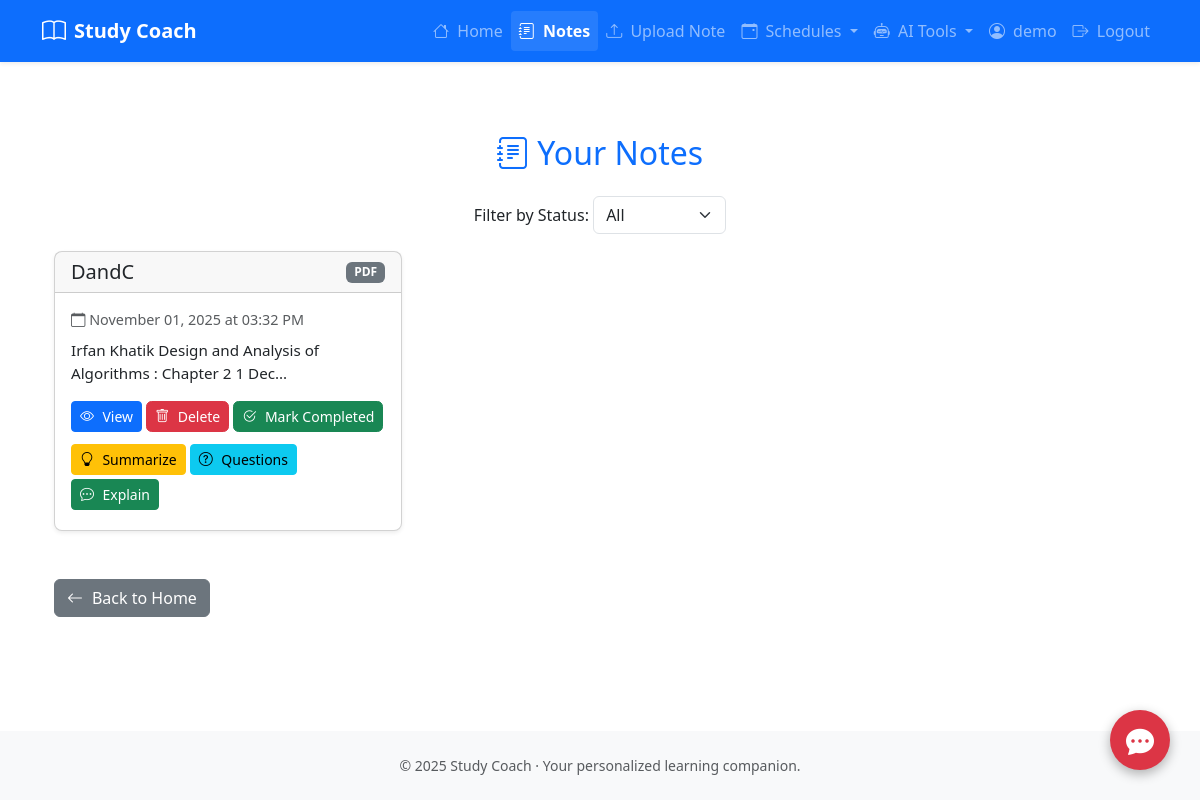
The app's page /notes (signed in) with its own data.
### tables this page shows
CREATE TABLE users (
                id INTEGER PRIMARY KEY AUTOINCREMENT,
                username TEXT UNIQUE NOT NULL,
                password TEXT NOT NULL
            );

CREATE TABLE notes (
                id INTEGER PRIMARY KEY AUTOINCREMENT,
                user_id INTEGER,
                title TEXT NOT NULL,
                content TEXT NOT NULL,
                file_type TEXT NOT NULL,
                upload_date TEXT NOT NULL,
                summary TEXT,
                questions TEXT,
                FOREIGN KEY (user_id) REFERENCES users(id)
            );

### app.py (the view)
@app.route('/notes')
@login_required
def notes():
    conn = get_db_connection()
    all_notes = conn.execute(
        'SELECT * FROM notes WHERE user_id = ? ORDER BY upload_date DESC',
        (session['user_id'],)
    ).fetchall()
    conn.close()
    notes_list = [
        dict(note, upload_date=datetime.fromisoformat(note['upload_date']))
        for note in all_notes
    ]
    return render_template('notes.html', notes=notes_list)

### app.py (called while the page is built)
def get_db_connection():
    conn = sqlite3.connect(DATABASE)
    conn.row_factory = sqlite3.Row
    return conn

@login_manager.user_loader
def load_user(user_id):
    conn = get_db_connection()
    row = conn.execute('SELECT * FROM users WHERE id = ?', (user_id,)).fetchone()
    conn.close()
    if row:
        return User(row['id'], row['username'], row['password'])
    return None

@app.context_processor
def inject_now():
    return {'datetime': datetime, 'current_user': current_user}

### templates/notes.html (shortened to what this page needs)
{% extends "base.html" %} {% block title %}Notes - Study Coach{% endblock %} {%
block content %}
<div class="container mt-5">
  <h2 class="mb-4 text-primary text-center">
    <i class="bi bi-journal-text"></i> Your Notes
  </h2>
  {% if notes %}
  <div class="mb-3 text-center">
    <label for="filterStatus" class="form-label">Filter by Status:</label>
    <select
      id="filterStatus"
      class="form-select w-auto d-inline-block"
      onchange="filterNotes()"
    >
      <option value="all">All</option>
    </select>
  </div>
  <div class="row" id="notesContainer">
    {% for note in notes %}
    <div
      class="col-md-4 mb-4 note-card"
      data-status="{{ 'completed' if note.is_completed else 'pending' }}"
    >
      <div class="card shadow-sm h-100">
        <div
          class="card-header d-flex justify-content-between align-items-center"
        >
          <h5 class="mb-0">{{ note.title }}</h5>
          <span class="badge bg-secondary text-uppercase"
            >{{ note.file_type }}</span
          >
        </div>
        <div class="card-body">
          <p class="text-muted mb-2" style="font-size: 0.9rem">
            <i class="bi bi-calendar"></i> {{ note.upload_date.strftime('%B %d,
            %Y at %I:%M %p') }}
          </p>
          <p class="card-text">
            {{ note.content[:100] }}{% if note.content|length > 100 %}...{%
            endif %}
          </p>
          <a
            href="{{ url_for('view_note', note_id=note.id) }}"
            class="btn btn-primary btn-sm mb-1"
          >
            <i class="bi bi-eye"></i> View
          </a>
          <form
            method="POST"
            action="{{ url_for('delete_note', note_id=note.id) }}"
            style="display: inline"
          >
            <button
              type="submit"
              class="btn btn-danger btn-sm mb-1"
              onclick="return confirm('Are you sure you want to delete this note?')"
            >
              <i class="bi bi-trash"></i> Delete
            </button>
          </form>
          {% if not note.is_completed %}
          <form
            method="POST"
            action="{{ url_for('view_note', note_id=note.id) }}"
            action="{{ url_for('view_note', note_id=note.id) }}"
            style="display: inline"
          >
            <button type="submit" class="btn btn-success btn-sm mb-1">
              <i class="bi bi-check2-circle"></i> Mark Completed
            </button>
          </form>
          {% else %}
          <span class="badge bg-success mb-1">Completed</span>
          {% endif %}
          <div class="mt-2">
            <a
              href="{{ url_for('summarize_note', note_id=note.id) }}"
              class="btn btn-warning btn-sm mb-1"
            >
              <i class="bi bi-lightbulb"></i> Summarize
            </a>
            <a
              href="{{ url_for('questions_route', note_id=note.id) }}"
              class="btn btn-info btn-sm mb-1"
            >
              <i class="bi bi-question-circle"></i> Questions
            </a>
            <a
              href="{{ url_for('explain_note', note_id=note.id) }}"
              class="btn btn-success btn-sm mb-1"
            >
              <i class="bi bi-chat-dots"></i> Explain
            </a>
          </div>
        </div>
      </div>
    </div>
    {% endfor %}
  </div>
  {% else %}
  <p class="text-center text-muted">
    No notes uploaded yet. Start by
    <a href="{{ url_for('upload') }}">uploading a note</a>.
  </p>
  {% endif %}
  <a href="{{ url_for('home') }}" class="btn btn-secondary mt-4">
    <i class="bi bi-arrow-left"></i> Back to Home
  </a>
</div>
{% endblock %}

### templates/base.html (shortened to what this page needs)
<!DOCTYPE html>
<html lang="en">
<head>
  <link href="https://cdn.jsdelivr.net/npm/bootstrap@5.3.0/dist/css/bootstrap.min.css" rel="stylesheet" />
  <link rel="stylesheet" href="https://cdn.jsdelivr.net/npm/bootstrap-icons@1.10.0/font/bootstrap-icons.css" />
  <link rel="stylesheet" href="{{ url_for('static', filename='style.css') }}" />
</head>
<body class="d-flex flex-column min-vh-100">
  <nav class="navbar navbar-expand-lg navbar-dark bg-primary shadow-sm">
    <div class="container">
      <a class="navbar-brand fw-bold d-flex align-items-center" href="{{ url_for('home') }}">
        <i class="bi bi-book me-2 fs-4"></i> Study Coach
      </a>
      <div class="collapse navbar-collapse" id="navbarNav">
        <ul class="navbar-nav ms-auto mb-2 mb-lg-0">
          <li class="nav-item">
            <a class="nav-link {% if request.endpoint == 'home' %}active{% endif %}" href="{{ url_for('home') }}">
              <i class="bi bi-house me-1"></i> Home
            </a>
          </li>
          <li class="nav-item">
            <a class="nav-link {% if request.endpoint == 'notes' %}active{% endif %}" href="{{ url_for('notes') }}">
              <i class="bi bi-journal-text me-1"></i> Notes
            </a>
          </li>
          <li class="nav-item">
            <a class="nav-link {% if request.endpoint == 'upload' %}active{% endif %}" href="{{ url_for('upload') }}">
              <i class="bi bi-upload me-1"></i> Upload Note
            </a>
          </li>
          <li class="nav-item dropdown">
            <a class="nav-link dropdown-toggle {% if 'schedule' in request.endpoint %}active{% endif %}" href="#"
              id="scheduleDropdown" role="button" data-bs-toggle="dropdown" aria-expanded="false">
              <i class="bi bi-calendar-event me-1"></i> Schedules
            </a>
          </li>
          <li class="nav-item dropdown">
            <a class="nav-link dropdown-toggle {% if 'summarize' in request.endpoint or 'questions' in request.endpoint or 'explain' in request.endpoint %}active{% endif %}"
              href="#" id="aiDropdown" role="button" data-bs-toggle="dropdown" aria-expanded="false">
              <i class="bi bi-robot me-1"></i> AI Tools
            </a>
          </li>
          {% if session.get('username') %}
          <li class="nav-item">
            <a class="nav-link" href="#">
              <i class="bi bi-person-circle me-1"></i> {{ session.get('username') }}
            </a>
          </li>
          <li class="nav-item">
            <a class="nav-link" href="{{ url_for('logout') }}">
              <i class="bi bi-box-arrow-right me-1"></i> Logout
            </a>
          </li>
          {% endif %}
        </ul>
      </div>
    </div>
  </nav>
  <div class="container mt-4 flex-grow-1">
    <a href="{{ url_for('rag_chat') }}" class="rag-chat-btn">
      <i class="bi bi-chat-dots-fill fs-3"></i>
    </a>
    {% block content %}{% endblock %}
  </div>
  <footer class="mt-auto py-4 bg-light">
    <div class="container text-center">
      <p class="text-muted small mb-0">
        &copy; {{ datetime.utcnow().year }} Study Coach &middot; Your
        personalized learning companion.
      </p>
    </div>
  </footer>
</body>
</html>

### static/style.css (style rules this page uses)
.navbar-brand i { font-size: 1.3rem; }
.navbar-nav .nav-link.active { font-weight: bold; color: #fff !important; background-color: rgba(255, 255, 255, 0.1); border-radius: 0.25rem; }
.card { border-radius: 0.5rem; }
.card-header { font-weight: 600; }
.card-body p { font-size: 0.95rem; }
.btn i { margin-right: 0.3rem; }
footer { background-color: #f8f9fa; }
footer p { font-size: 0.85rem; }
form .btn { border-radius: 0.35rem; }

### templates/base.html (style rules this page uses)
.rag-chat-btn { position: fixed; bottom: 30px; right: 30px; background: #dc3545; color: white; width: 60px; height: 60px; border-radius: 50%; display: flex; align-items: center; justify-content: center; box-shadow: 0 4px 12px rgba(0, 0, 0, 0.3); text-decoration: none; z-index: 1000; transition: transform 0.2s ease-in-out; }

### records on screen
users: get "demo"
notes: title "DandC", file_type "PDF", upload_date "November 01, 2025 at 03:32 PM", content "Irfan Khatik Design and Analysis of Algorithms : Chapter 2 1 Dec"
